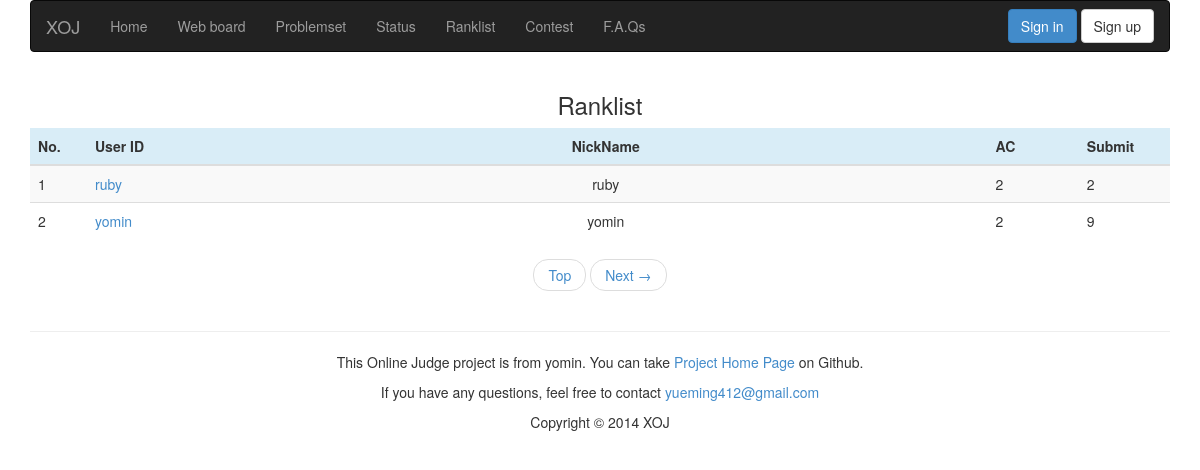
Page /ranklist/ on the committed database.
### appfile/models.py (models this page shows, shortened)
class User(db.Model):
    userid = db.Column(db.String(22), primary_key = True, unique = True)
    nickname = db.Column(db.String(22),unique = True)
    password = db.Column(db.String(100),unique = True)
    is_admin = db.Column(db.Boolean)
    ac_count = db.Column(db.Integer, default = 0)
    submit_count = db.Column(db.Integer, default = 0)

### appfile/views.py (the view)
@app.route('/ranklist/')
@app.route('/ranklist/<int:page>/')
def show_ranklist(page = 1):
    user_list = User.query.order_by(User.ac_count.desc(), User.submit_count, User.userid).paginate(page,USER_NUM_ONE_PAGE, False)
    return render_template('ranklist.html', user_list = user_list, page = page, USER_NUM_ONE_PAGE =USER_NUM_ONE_PAGE )

### appfile/views.py (called while the page is built)
@app.before_request
def before_request():
    g.user = current_user
    if g.user.is_authenticated():
        g.url = url_for('userinfo',userid = g.user.userid)

### appfile/templates/ranklist.html (shortened to what this page needs)
{% extends "base.html" %}
{% block content %}
<div class="container">
    <center><h3>Ranklist</h3></center>
    <table class="table table-striped table-hover">
        <thead>
            <tr class="info">
                <th id="ps_is_ac">No.</th>
                <th id="ps_pid">User ID</th>
                <th id="ps_title" style="text-align:center">NickName</th>
                <th id="ps_ac">AC</th>
                <th id="ps_submit">Submit</th>
            </tr>
        </thead>
        <tbody>
            {% for user in user_list.items %}
            <tr>
                <td>
                    {{ USER_NUM_ONE_PAGE * (page - 1) + user_list.items.index(user) + 1 }}
                </td>
                <td>
                    <a href={{ url_for('userinfo', userid = user.userid) }}>{{ user.userid }}</a>
                </td>
                <td style="text-align:center">{{ user.nickname }}</td>
                <td>{{ user.ac_count }}</td>
                <td>{{ user.submit_count }}</td>
            </tr>
            {% endfor %}
        </tbody>
    </table>
    <ul class="pager">
        <li>
            <a href={{ url_for('show_ranklist') }}>Top</a>
        </li>
            {% if user_list.has_next %}
        <li>
            <a href={{ url_for('show_ranklist', page = user_list.next_num) }}>Next &rarr;</a>
        </li>
        {% endif %}
    </ul>
</div>
{% endblock %}

### appfile/static/css/style.css (style rules this page uses)
#ps_is_ac { width: 5%; }
#ps_pid { width: 12%; }
#ps_title { width: 67%; }
#ps_ac { width: 8%; }
#ps_submit { width: 8%; }
a:link { text-decoration: none; }

### rows in the picture
User: items "1", userid "ruby", nickname "ruby", ac_count "2", submit_count "2"
User: ac_count "2", userid "yomin", nickname "yomin", submit_count "9"
